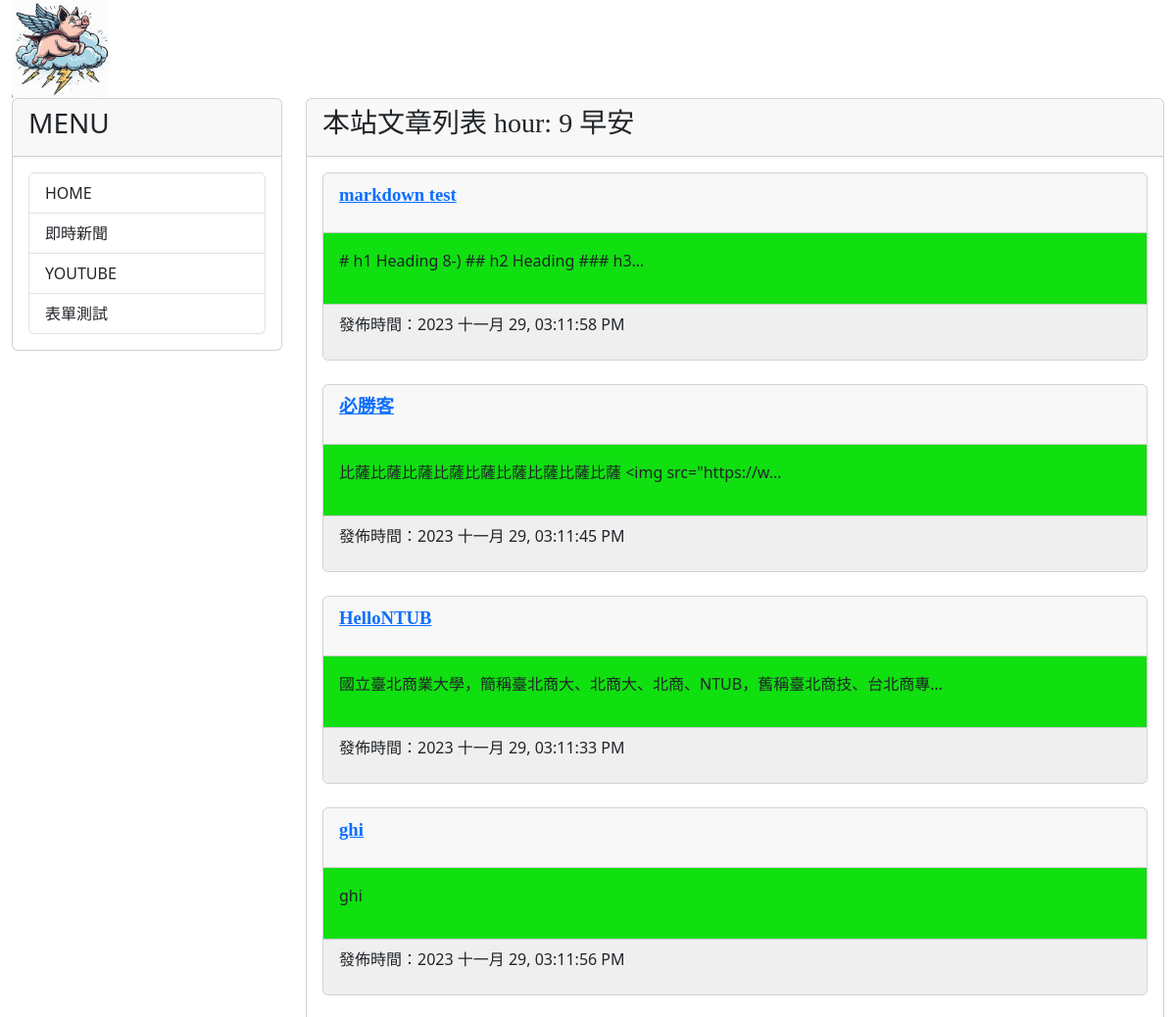
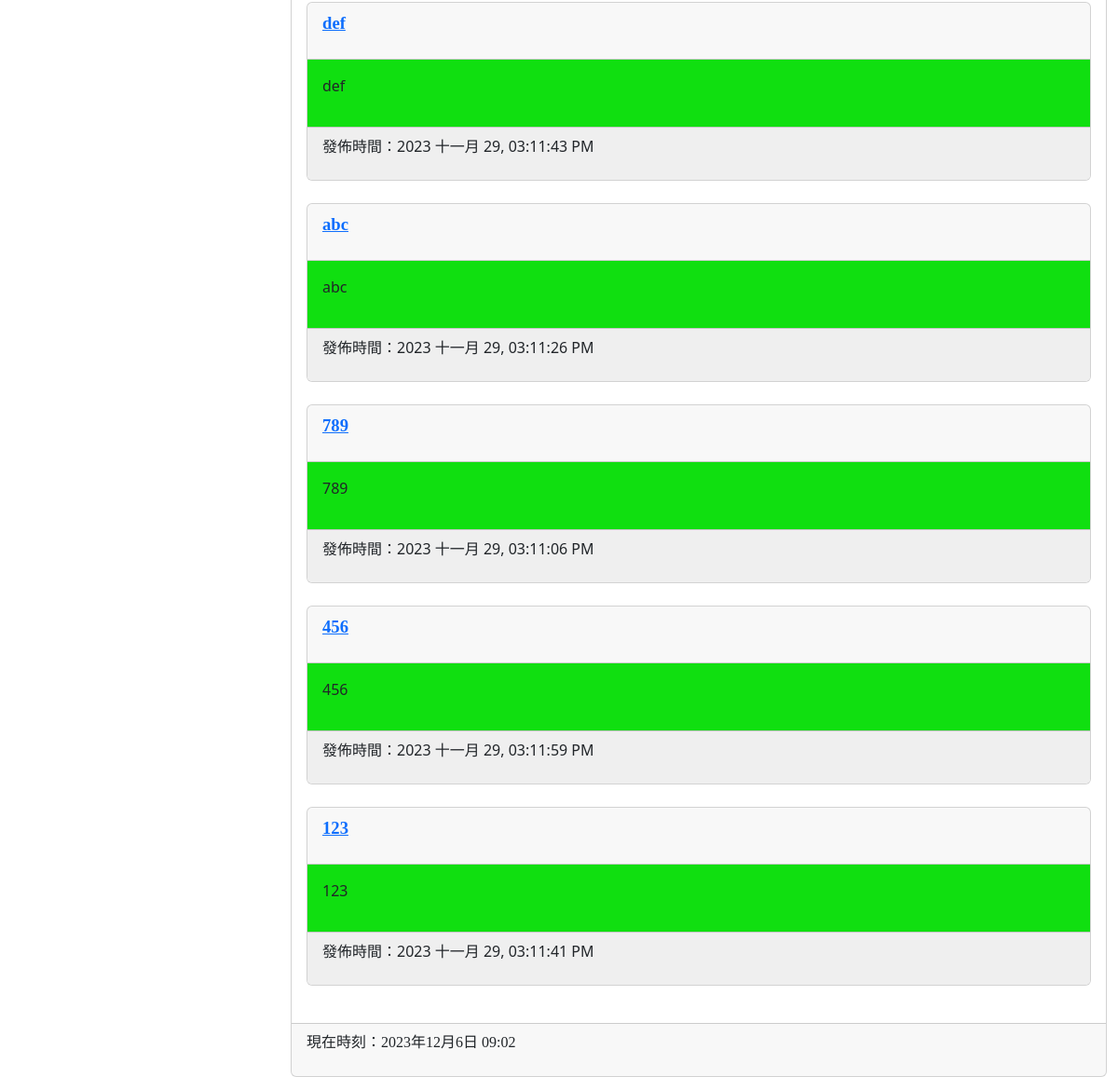
The page / on the database its author committed (2 pictures, top to bottom).
### mysite/models.py (models this page shows, shortened)
class Post(models.Model):
    title = models.CharField(max_length = 200)
    slug = models.CharField(max_length = 200)
    body = models.TextField()
    pub_date = models.DateTimeField(auto_now_add=True)
    class Meta:
        ordering = ('-pub_date', )

### mysite/views.py (the view)
# urls.py: path('', views.homepage, name="homepage"),
def homepage(request):
    posts = Post.objects.all()
    now = datetime.now()
    hour = now.timetuple().tm_hour
    print(f'hour = {hour}')
    return render(request, 'index.html', locals())

### mysite/templates/index.html (shortened to what this page needs)
{% extends "base2.html" %}
{% block headmessage %}
<h3 style='font-family:標楷體;'>本站文章列表</a>
    hour: {{ hour }}
{% if hour > 13 %}
下午安
{% elif hour < 10 %}
早安
{% else %}
你好 =.=
{% endif %}
{% endblock headmessage %}
{% block content %}
{% for post in posts %}
<div class='card'>
    <div class='card-header'>
        <p style='font-family:微軟正黑體;font-size:14pt;font-weight:bold;'>
            <a href='/post/{{post.slug}}'>{{ post.title }}</a>
        </p>
    </div>
    <div class='card-body' style='background-color:#10DF10'>
        <p>
           {{ post.body | truncatechars:40 }}
        </p>
    </div>
    <div class='card-footer'  style='background-color:#efefef'>
        <p>
            發佈時間：{{ post.pub_date | date:"Y M d, h:m:s A"}}
        </p>
    </div>
</div>
<br>
{% endfor %}
{% endblock content %}

### rows shown on the page
Post: title "markdown test", body "# h1 Heading 8-) ## h2 Heading ### h3…", pub_date "2023 十一月 29, 03:11:58 PM"
Post: title "必勝客", body "比薩比薩比薩比薩比薩比薩比薩比薩比薩 <img src=\"https://w…", pub_date "2023 十一月 29, 03:11:45 PM"
Post: title "HelloNTUB", body "國立臺北商業大學，簡稱臺北商大、北商大、北商、NTUB，舊稱臺北商技、台北商專…", pub_date "2023 十一月 29, 03:11:33 PM"
Post: title "ghi", body "ghi", pub_date "2023 十一月 29, 03:11:56 PM"
Post: title "def", body "def", pub_date "2023 十一月 29, 03:11:43 PM"
Post: title "abc", body "abc", pub_date "2023 十一月 29, 03:11:26 PM"
Post: title "789", body "789", pub_date "2023 十一月 29, 03:11:06 PM"
Post: title "456", body "456", pub_date "2023 十一月 29, 03:11:59 PM"
Post: title "123", body "123", pub_date "2023 十一月 29, 03:11:41 PM"

### other values the page prints
{{ hour }} "9"
